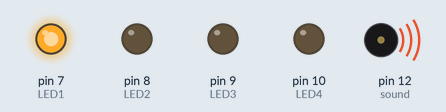
Recording of a sketch running on a simulated Arduino Uno, built with avr-gcc and run on an emulated ATmega328P. On the bench: output pins drawn as LEDs (lit = HIGH), buzzer (waves = sounding).

Above: at 0.5 s.
At 2.5 s:
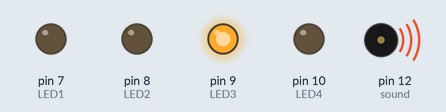
At 3.5 s:
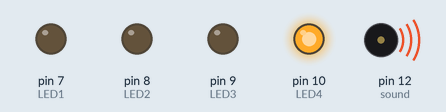
At 20.1 s:
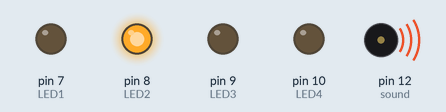
Timing chart, 0 to 21.4 s (numbered marks = the images above):
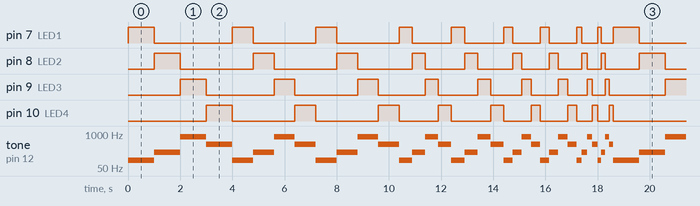

The sketch:

Final_WIP.ino
```cpp
const int LED1 = 7; // variable for which pin
const int LED2 = 8; // variable for which pin
const int LED3 = 9; // variable for which pin
const int LED4 = 10; // variable for which pin

const int sound = 12; //variable for speaker sound

void setup() {

  pinMode(LED1,OUTPUT);
  pinMode(LED2,OUTPUT);
  pinMode(LED3,OUTPUT);
  pinMode(LED4,OUTPUT);
  pinMode(sound,OUTPUT);
  //LED Pattern with sound


}

void loop() {
  // put your main code here, to run repeatedly:

    digitalWrite(7,HIGH);
    digitalWrite(8,LOW);
    digitalWrite(9,LOW);
    digitalWrite(10,LOW);
    tone (sound, 100);
    delay(1000);

    digitalWrite(7,LOW);
    digitalWrite(8,HIGH);
    digitalWrite(9,LOW);
    digitalWrite(10,LOW);
    tone (sound, 200);
    delay(1000);

    digitalWrite(7,LOW);
    digitalWrite(8,LOW);
    digitalWrite(9,HIGH);
    digitalWrite(10,LOW);
    tone (sound, 800);
    delay(1000);

    digitalWrite(7,LOW);
    digitalWrite(8,LOW);
    digitalWrite(9,LOW);
    digitalWrite(10,HIGH);
    tone (sound, 400);
    delay(1000);

    digitalWrite(7,HIGH);
    digitalWrite(8,LOW);
    digitalWrite(9,LOW);
    digitalWrite(10,LOW);
    tone (sound, 100);
    delay(800);

    digitalWrite(7,LOW);
    digitalWrite(8,HIGH);
    digitalWrite(9,LOW);
    digitalWrite(10,LOW);
    tone (sound, 200);
    delay(800);

    digitalWrite(7,LOW);
    digitalWrite(8,LOW);
    digitalWrite(9,HIGH);
    digitalWrite(10,LOW);
    tone (sound, 800);
    delay(800);

    digitalWrite(7,LOW);
    digitalWrite(8,LOW);
    digitalWrite(9,LOW);
    digitalWrite(10,HIGH);
    tone (sound, 400);
    delay(800);

    digitalWrite(7,HIGH);
    digitalWrite(8,LOW);
    digitalWrite(9,LOW);
    digitalWrite(10,LOW);
    tone (sound, 100);
    delay(800);

    digitalWrite(7,LOW);
    digitalWrite(8,HIGH);
    digitalWrite(9,LOW);
    digitalWrite(10,LOW);
    tone (sound, 200);
    delay(800);

    digitalWrite(7,LOW);
    digitalWrite(8,LOW);
    digitalWrite(9,HIGH);
    digitalWrite(10,LOW);
    tone (sound, 800);
    delay(800);

    digitalWrite(7,LOW);
    digitalWrite(8,LOW);
    digitalWrite(9,LOW);
    digitalWrite(10,HIGH);
    tone (sound, 400);
    delay(800);

    digitalWrite(7,HIGH);
    digitalWrite(8,LOW);
    digitalWrite(9,LOW);
    digitalWrite(10,LOW);
    tone (sound, 100);
    delay(500);

    digitalWrite(7,LOW);
    digitalWrite(8,HIGH);
    digitalWrite(9,LOW);
    digitalWrite(10,LOW);
    tone (sound, 200);
    delay(500);

    digitalWrite(7,LOW);
    digitalWrite(8,LOW);
    digitalWrite(9,HIGH);
    digitalWrite(10,LOW);
    tone (sound, 800);
    delay(500);

    digitalWrite(7,LOW);
    digitalWrite(8,LOW);
    digitalWrite(9,LOW);
    digitalWrite(10,HIGH);
    tone (sound, 400);
    delay(500);

 digitalWrite(7,HIGH);
    digitalWrite(8,LOW);
    digitalWrite(9,LOW);
    digitalWrite(10,LOW);
    tone (sound, 100);
    delay(500);

    digitalWrite(7,LOW);
    digitalWrite(8,HIGH);
    digitalWrite(9,LOW);
    digitalWrite(10,LOW);
    tone (sound, 200);
    delay(500);

    digitalWrite(7,LOW);
    digitalWrite(8,LOW);
    digitalWrite(9,HIGH);
    digitalWrite(10,LOW);
    tone (sound, 800);
    delay(500);

    digitalWrite(7,LOW);
    digitalWrite(8,LOW);
    digitalWrite(9,LOW);
    digitalWrite(10,HIGH);
    tone (sound, 400);
    delay(500);

    digitalWrite(7,HIGH);
    digitalWrite(8,LOW);
    digitalWrite(9,LOW);
    digitalWrite(10,LOW);
    tone (sound, 100);
    delay(350);

    digitalWrite(7,LOW);
    digitalWrite(8,HIGH);
    digitalWrite(9,LOW);
    digitalWrite(10,LOW);
    tone (sound, 200);
    delay(350);

    digitalWrite(7,LOW);
    digitalWrite(8,LOW);
    digitalWrite(9,HIGH);
    digitalWrite(10,LOW);
    tone (sound, 800);
    delay(350);

    digitalWrite(7,LOW);
    digitalWrite(8,LOW);
    digitalWrite(9,LOW);
    digitalWrite(10,HIGH);
    tone (sound, 400);
    delay(350);

     digitalWrite(7,HIGH);
    digitalWrite(8,LOW);
    digitalWrite(9,LOW);
    digitalWrite(10,LOW);
    tone (sound, 100);
    delay(350);

    digitalWrite(7,LOW);
    digitalWrite(8,HIGH);
    digitalWrite(9,LOW);
    digitalWrite(10,LOW);
    tone (sound, 200);
    delay(350);

    digitalWrite(7,LOW);
    digitalWrite(8,LOW);
    digitalWrite(9,HIGH);
    digitalWrite(10,LOW);
    tone (sound, 800);
    delay(350);

    digitalWrite(7,LOW);
    digitalWrite(8,LOW);
    digitalWrite(9,LOW);
    digitalWrite(10,HIGH);
    tone (sound, 400);
    delay(350);

    digitalWrite(7,HIGH);
    digitalWrite(8,LOW);
    digitalWrite(9,LOW);
    digitalWrite(10,LOW);
    tone (sound, 100);
    delay(200);

    digitalWrite(7,LOW);
    digitalWrite(8,HIGH);
    digitalWrite(9,LOW);
    digitalWrite(10,LOW);
    tone (sound, 200);
    delay(200);

    digitalWrite(7,LOW);
    digitalWrite(8,LOW);
    digitalWrite(9,HIGH);
    digitalWrite(10,LOW);
    tone (sound, 800);
    delay(200);

    digitalWrite(7,LOW);
    digitalWrite(8,LOW);
    digitalWrite(9,LOW);
    digitalWrite(10,HIGH);
    tone (sound, 400);
    delay(200);

        digitalWrite(7,HIGH);
    digitalWrite(8,LOW);
    digitalWrite(9,LOW);
    digitalWrite(10,LOW);
    tone (sound, 100);
    delay(150);

    digitalWrite(7,LOW);
    digitalWrite(8,HIGH);
    digitalWrite(9,LOW);
    digitalWrite(10,LOW);
    tone (sound, 200);
    delay(150);

    digitalWrite(7,LOW);
    digitalWrite(8,LOW);
    digitalWrite(9,HIGH);
    digitalWrite(10,LOW);
    tone (sound, 800);
    delay(150);

    digitalWrite(7,LOW);
    digitalWrite(8,LOW);
    digitalWrite(9,LOW);
    digitalWrite(10,HIGH);
    tone (sound, 400);
    delay(150);


   /* tone (sound, 1000);
    delay(1000);
    tone (sound, 1000);
    delay(1000);
    tone (sound, 1000);
    delay(1000);
    tone (sound, 1000);
    delay(1000);
    tone (sound, 1000);
    delay(1000);
    tone (sound, 1000);
    delay(1000);
    tone (sound, 1000);
    delay(1000);
    tone (sound, 1000);
    delay(750);

    tone (sound, 1000);
    delay(1000);
    tone (sound, 1000);
    delay(1000);
    tone (sound, 1000);
    delay(1000);
    tone (sound, 1000);
    delay(1000);
    tone (sound, 1000);
    delay(1000);
    tone (sound, 1000);
    delay(1000);
    tone (sound, 1000);
    delay(1000);
    tone (sound, 1000);
    delay(750);

    tone (sound, 1000);
    delay(100);
    tone (sound, 1000);
    delay(100);
    tone (sound, 1000);
    delay(100);
    tone (sound, 1000);
    delay(100);

    tone (sound, 1000);
    delay(100);
    tone (sound, 1000);
    delay(100);
    tone (sound, 1000);
    delay(100);
    tone (sound, 1000);
    delay(100);

    tone (sound, 1000);
    delay(50);
    tone (sound, 1000);
    delay(50);
    tone (sound, 1000);
    delay(50);
    tone (sound, 1000);
    delay(50);
    tone (sound, 1000);
    delay(50);
    tone (sound, 1000);
    delay(50);
    tone (sound, 1000);
    delay(50);
    tone (sound, 1000);
    delay(50);
   */
}
```

Measured:
- by itself, tone on pin 12 (sound): plays 100 Hz for 1.0 s, 200 Hz for 1.0 s, 800 Hz for 1.0 s, 400 Hz for 1.0 s, 100 Hz for 0.80 s, 200 Hz for 0.80 s … (251 notes in this stretch)
- by itself, pin 7 (LED1): repeats every 18.6 s: LOW 3.0 s, 2 × (HIGH 0.80 s, LOW 2.4 s), 2 × (HIGH 0.50 s, LOW 1.5 s), 2 × (HIGH 0.35 s, LOW 1.1 s), HIGH 0.20 s, LOW 0.60 s, HIGH 0.15 s, LOW 0.45 s, HIGH 1.0 s
